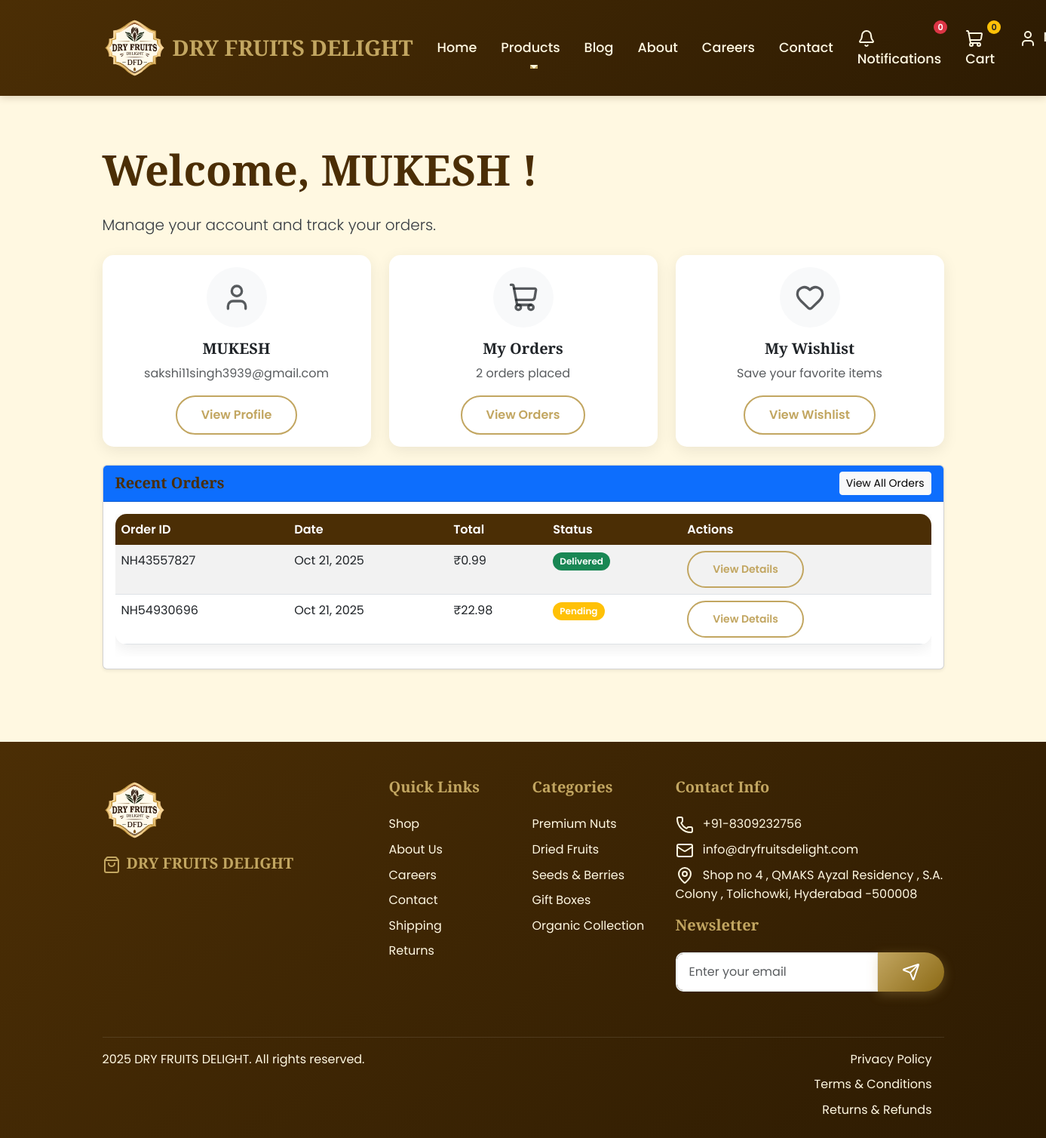
The page /dashboard/ (signed in) on the database its author committed.
### apps/users/models.py (models this page shows, shortened)
class User(AbstractUser):
    full_name = models.CharField(max_length=100)
    mobile = models.CharField(max_length=15, blank=True)
    role = models.ForeignKey(Role, on_delete=models.PROTECT, null=True)
    is_active = models.BooleanField(default=True)
    date_joined = models.DateTimeField(default=timezone.now)

### apps/orders/models.py (models this page shows, shortened)
class Order(models.Model):
    STATUS_CHOICES = [
        ('pending', 'Pending'),
        ('processing', 'Processing'),
        ('shipped', 'Shipped'),
        ('delivered', 'Delivered'),
        ('cancelled', 'Cancelled'),
    ]
    PAYMENT_CHOICES = [
        ('cod', 'Cash on Delivery'),
        ('online', 'Online Payment'),
    ]
    PAYMENT_STATUS_CHOICES = [
        ('pending', 'Pending'),
        ('paid', 'Paid'),
        ('failed', 'Failed'),
    ]
    order_number = models.CharField(max_length=20, unique=True)
    customer = models.ForeignKey(User, on_delete=models.CASCADE, related_name='orders')
    total_amount = models.DecimalField(max_digits=10, decimal_places=2)
    payment_mode = models.CharField(max_length=10, choices=PAYMENT_CHOICES, default='cod')
    payment_status = models.CharField(max_length=10, choices=PAYMENT_STATUS_CHOICES, default='pending')
    order_status = models.CharField(max_length=15, choices=STATUS_CHOICES, default='pending')
    shipping_name = models.CharField(max_length=100)
    shipping_email = models.EmailField()
    shipping_mobile = models.CharField(max_length=15)
    shipping_address = models.TextField()
    shipping_city = models.CharField(max_length=50)
    shipping_pincode = models.CharField(max_length=10)
    created_at = models.DateTimeField(default=timezone.now)
    updated_at = models.DateTimeField(auto_now=True)
    class Meta:
        ordering = ['-created_at']
        indexes = [
            models.Index(fields=['-created_at']),
            models.Index(fields=['order_status']),
            models.Index(fields=['payment_status']),
            models.Index(fields=['customer']),
            models.Index(fields=['order_number']),
        ]

### apps/cms/models.py (models this page shows, shortened)
class FooterContent(models.Model):
    business_name = models.CharField(max_length=100, default="DRY FRUITS DELIGHT")
    copyright_text = models.CharField(max_length=200, default="© 2024 DRY FRUITS DELIGHT. All rights reserved.")
    address = models.TextField()
    phone = models.CharField(max_length=20)
    email = models.EmailField()
    facebook_url = models.URLField(blank=True)
    instagram_url = models.URLField(blank=True)
    twitter_url = models.URLField(blank=True)
    youtube_url = models.URLField(blank=True)
    is_active = models.BooleanField(default=True)
    updated_at = models.DateTimeField(auto_now=True)
    class Meta:
        verbose_name = "Footer Content"
        verbose_name_plural = "Footer Content"

### apps/core/views.py (the view)
# urls.py: path('dashboard/', views.dashboard, name='dashboard'),
@login_required
def dashboard(request):
    if request.user.role.name == 'admin':
        return redirect('core:admin_panel')
    orders = Order.objects.filter(customer=request.user).order_by('-created_at')
    context = {
        'orders': orders,
    }
    return render(request, 'core/dashboard.html', context)

### templates/core/dashboard.html (shortened to what this page needs)
{% extends 'base.html' %}
{% load static %}
{% block content %}
<div class="container py-5">
    <div class="row">
        <div class="col-12">
            <h1 class="display-4 fw-bold mb-4">Welcome, {{ user.full_name }}!</h1>
            <p class="lead mb-4">Manage your account and track your orders.</p>
            <div class="row g-4">
                <div class="col-lg-4">
                    <div class="card dashboard-card">
                        <div class="card-body text-center">
                            <div class="bg-light rounded-circle d-flex align-items-center justify-content-center mx-auto mb-3" style="width: 80px; height: 80px;">
                                <i data-lucide="user" class="text-muted" style="width: 40px; height: 40px;"></i>
                            </div>
                            <h5 class="card-title">{{ user.full_name }}</h5>
                            <p class="text-muted">{{ user.email }}</p>
                            <a href="{% url 'users:profile' %}" class="btn btn-outline-primary">View Profile</a>
                        </div>
                    </div>
                </div>
                <div class="col-lg-4">
                    <div class="card dashboard-card">
                        <div class="card-body text-center">
                            <div class="bg-light rounded-circle d-flex align-items-center justify-content-center mx-auto mb-3" style="width: 80px; height: 80px;">
                                <i data-lucide="shopping-cart" class="text-muted" style="width: 40px; height: 40px;"></i>
                            </div>
                            <h5 class="card-title">My Orders</h5>
                            <p class="text-muted">{{ orders|length }} orders placed</p>
                            <a href="{% url 'users:order_history' %}" class="btn btn-outline-primary">View Orders</a>
                        </div>
                    </div>
                </div>
                <div class="col-lg-4">
                    <div class="card dashboard-card">
                        <div class="card-body text-center">
                            <div class="bg-light rounded-circle d-flex align-items-center justify-content-center mx-auto mb-3" style="width: 80px; height: 80px;">
                                <i data-lucide="heart" class="text-muted" style="width: 40px; height: 40px;"></i>
                            </div>
                            <h5 class="card-title">My Wishlist</h5>
                            <p class="text-muted">Save your favorite items</p>
                            <a href="{% url 'users:wishlist' %}" class="btn btn-outline-primary">View Wishlist</a>
                        </div>
                    </div>
                </div>
            </div>
            <div class="card shadow-sm mt-4">
                <div class="card-header bg-primary text-white d-flex justify-content-between align-items-center">
                    <h5 class="mb-0">Recent Orders</h5>
                    <a href="{% url 'users:order_history' %}" class="btn btn-light btn-sm">View All Orders</a>
                </div>
                <div class="card-body">
                    {% if orders %}
                    <div class="table-responsive">
                        <table class="table table-striped">
                            <thead>
                                <tr>
                                    <th>Order ID</th>
                                    <th>Date</th>
                                    <th>Total</th>
                                    <th>Status</th>
                                    <th>Actions</th>
                                </tr>
                            </thead>
                            <tbody>
                                {% for order in orders|slice:":5" %}
                                <tr>
                                    <td>{{ order.order_number }}</td>
                                    <td>{{ order.created_at|date:"M d, Y" }}</td>
                                    <td>₹{{ order.total_amount|floatformat:2 }}</td>
                                    <td>
                                        <span class="badge bg-{% if order.order_status == 'pending' %}warning{% elif order.order_status == 'processing' %}info{% elif order.order_status == 'shipped' %}primary{% elif order.order_status == 'delivered' %}success{% else %}danger{% endif %}">
                                            {{ order.get_order_status_display }}
                                        </span>
                                    </td>
                                    <td>
                                        <a href="{% url 'orders:order_detail' order.id %}" class="btn btn-sm btn-outline-primary">View Details</a>
                                    </td>
                                </tr>
                                {% endfor %}
                            </tbody>
                        </table>
                    </div>
                    {% endif %}
                </div>
            </div>
        </div>
    </div>
</div>
{% endblock %}

### templates/base.html (shortened to what this page needs)
<!DOCTYPE html>
<html lang="en">
{% load static %}
<head>
    <link href="https://cdn.jsdelivr.net/npm/bootstrap@5.3.0/dist/css/bootstrap.min.css" rel="stylesheet">
    <link href="{% static 'css/style.css' %}" rel="stylesheet">
</head>
<body class="{% if user.is_authenticated %}authenticated{% endif %}">
    <nav class="navbar navbar-expand-lg navbar-dark">
        <div class="container">
            <a class="navbar-brand" href="{% url 'core:home' %}">
                <img src="{% static 'images/dry fruits logo.png' %}" alt="DRY FRUITS DELIGHT Logo" class="me-2" style="height: 85px; width: auto; object-fit: contain;">
                DRY FRUITS DELIGHT
            </a>
            <div class="collapse navbar-collapse" id="navbarNav">
                <ul class="navbar-nav me-auto">
                    <li class="nav-item">
                        <a class="nav-link" href="{% url 'core:home' %}">Home</a>
                    </li>
                    <li class="nav-item dropdown">
                        <a class="nav-link dropdown-toggle" href="#" id="navbarDropdown" role="button" data-bs-toggle="dropdown">
                            Products
                        </a>
                    </li>
                    <li class="nav-item">
                        <a class="nav-link" href="{% url 'blog:home' %}">Blog</a>
                    </li>
                    <li class="nav-item">
                        <a class="nav-link" href="{% url 'cms:page_view' 'about' %}">About</a>
                    </li>
                    <li class="nav-item">
                        <a class="nav-link" href="{% url 'cms:page_view' 'careers' %}">Careers</a>
                    </li>
                    <li class="nav-item">
                        <a class="nav-link" href="{% url 'cms:page_view' 'contact' %}">Contact</a>
                    </li>
                </ul>
                <ul class="navbar-nav">
                    {% if user.is_authenticated %}
                        <li class="nav-item">
                            <a class="nav-link" href="#" id="notificationBell" data-bs-toggle="dropdown" aria-expanded="false">
                                <i data-lucide="bell" class="me-1"></i>
                                Notifications <span class="badge bg-danger notification-count">0</span>
                            </a>
                        </li>
                        <li class="nav-item">
                            <a class="nav-link" href="{% url 'core:cart' %}">
                                <i data-lucide="shopping-cart" class="me-1"></i>
                                Cart <span class="badge bg-warning text-dark cart-count">0</span>
                            </a>
                        </li>
                        <li class="nav-item dropdown">
                            <a class="nav-link dropdown-toggle user-menu" href="#" id="navbarDropdown" role="button" data-bs-toggle="dropdown">
                                <i data-lucide="user" class="me-1"></i>
                            </a>
                        </li>
                    {% endif %}
                </ul>
            </div>
        </div>
    </nav>
    <div id="notification-popup-container" class="position-fixed bottom-0 end-0 p-3" style="z-index: 1050;"></div>
    <main>
        {% block content %}{% endblock %}
    </main>
    <footer class="footer">
        <div class="container">
            <div class="row">
                <div class="col-lg-4 col-md-6 mb-4">
                    {% if footer_content %}
                        <img src="{% static 'images/dry fruits logo.png' %}" alt="DRY FRUITS DELIGHT Logo" class="mb-3" style="height: 85px; width: auto; object-fit: contain;">
                        <h5><i data-lucide="shopping-bag" class="me-2"></i>{{ footer_content.business_name }}</h5>
                        <div class="d-flex">
                        </div>
                    {% endif %}
                </div>
                <div class="col-lg-2 col-md-6 mb-4">
                    <h5>Quick Links</h5>
                    <ul class="list-unstyled">
                        <li><a href="{% url 'core:shop' %}">Shop</a></li>
                        <li><a href="{% url 'cms:page_view' 'about' %}">About Us</a></li>
                        <li><a href="{% url 'cms:page_view' 'careers' %}">Careers</a></li>
                        <li><a href="{% url 'cms:page_view' 'contact' %}">Contact</a></li>
                        <li><a href="{% url 'cms:page_view' 'shipping' %}">Shipping</a></li>
                        <li><a href="{% url 'cms:page_view' 'returns' %}">Returns</a></li>
                    </ul>
                </div>
                <div class="col-lg-2 col-md-6 mb-4">
                    <h5>Categories</h5>
                    <ul class="list-unstyled">
                        <li><a href="{% url 'core:shop' %}?category=1">Premium Nuts</a></li>
                        <li><a href="{% url 'core:shop' %}?category=2">Dried Fruits</a></li>
                        <li><a href="{% url 'core:shop' %}?category=3">Seeds & Berries</a></li>
                        <li><a href="{% url 'core:shop' %}?category=4">Gift Boxes</a></li>
                        <li><a href="{% url 'core:shop' %}?category=5">Organic Collection</a></li>
                    </ul>
                </div>
                <div class="col-lg-4 col-md-6 mb-4">
                    <h5>Contact Info</h5>
                    {% if footer_content %}
                        <ul class="list-unstyled">
                            <li class="mb-2">
                                <i data-lucide="phone" class="me-2"></i>
                                {{ footer_content.phone }}
                            </li>
                            <li class="mb-2">
                                <i data-lucide="mail" class="me-2"></i>
                                {{ footer_content.email }}
                            </li>
                            <li class="mb-3">
                                <i data-lucide="map-pin" class="me-2"></i>
                                {{ footer_content.address|linebreaksbr }}
                            </li>
                        </ul>
                    {% endif %}
                    <h5>Newsletter</h5>
                    <form id="newsletter-form">
                        <div class="input-group">
                            <input type="email" id="newsletter-email" class="form-control" placeholder="Enter your email" required>
                            <button class="btn btn-primary" type="submit">
                                <i data-lucide="send"></i>
                            </button>
                        </div>
                    </form>
                </div>
            </div>
            <div class="footer-bottom">
                <div class="row">
                    <div class="col-md-6">
                        {% if footer_content %}
                            <p>{{ footer_content.copyright_text }}</p>
                        {% else %}
                            <p>&copy; 2025 Dry Fruit House. All rights reserved.</p>
                        {% endif %}
                    </div>
                    <div class="col-md-6 text-end" style="white-space: nowrap;">
                        <a href="{% url 'cms:page_view' 'privacy' %}" class="me-3">Privacy Policy</a>
                        <a href="{% url 'cms:page_view' 'terms' %}" class="me-3">Terms & Conditions</a>
                        <a href="{% url 'cms:page_view' 'returns' %}" class="me-3">Returns & Refunds</a>
                    </div>
                </div>
            </div>
        </div>
    </footer>
</body>
</html>

### rows shown on the page
User: full_name "MUKESH", email "sakshi11singh3939@gmail.com"
Order: order_number "NH43557827", created_at "Oct 21, 2025", total_amount "0.99", order_status "Delivered"
Order: order_number "NH54930696", created_at "Oct 21, 2025", total_amount "22.98", order_status "Pending"
FooterContent: business_name "DRY FRUITS DELIGHT", phone "+91-8309232756", email "info@dryfruitsdelight.com", address "Shop no 4 , QMAKS Ayzal Residency , S.A. Colony , Tolichowki, Hyderabad -500008", copyright_text "2025 DRY FRUITS DELIGHT. All rights reserved."

### other values the page prints
{{ orders|length }} "2"
